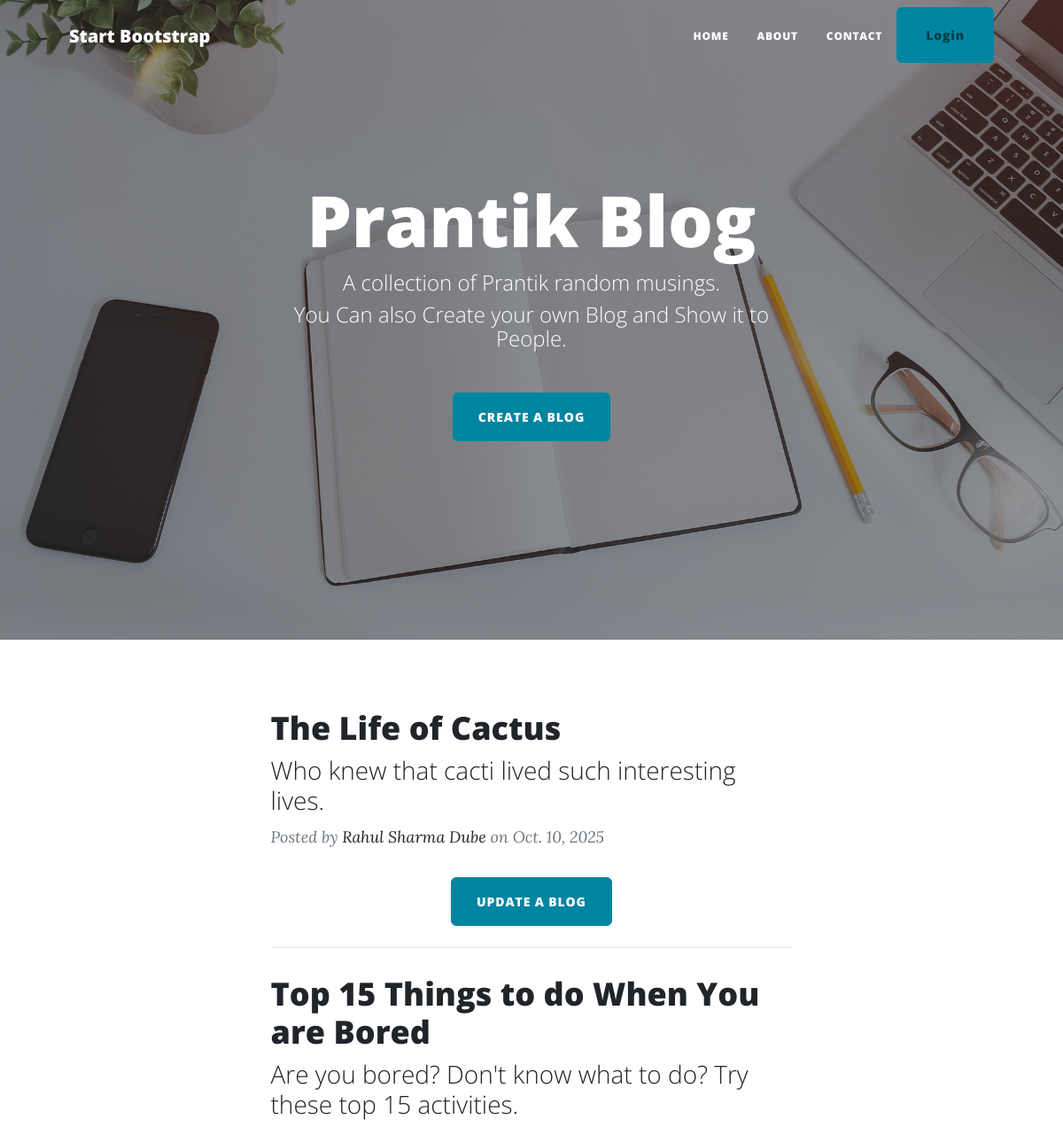
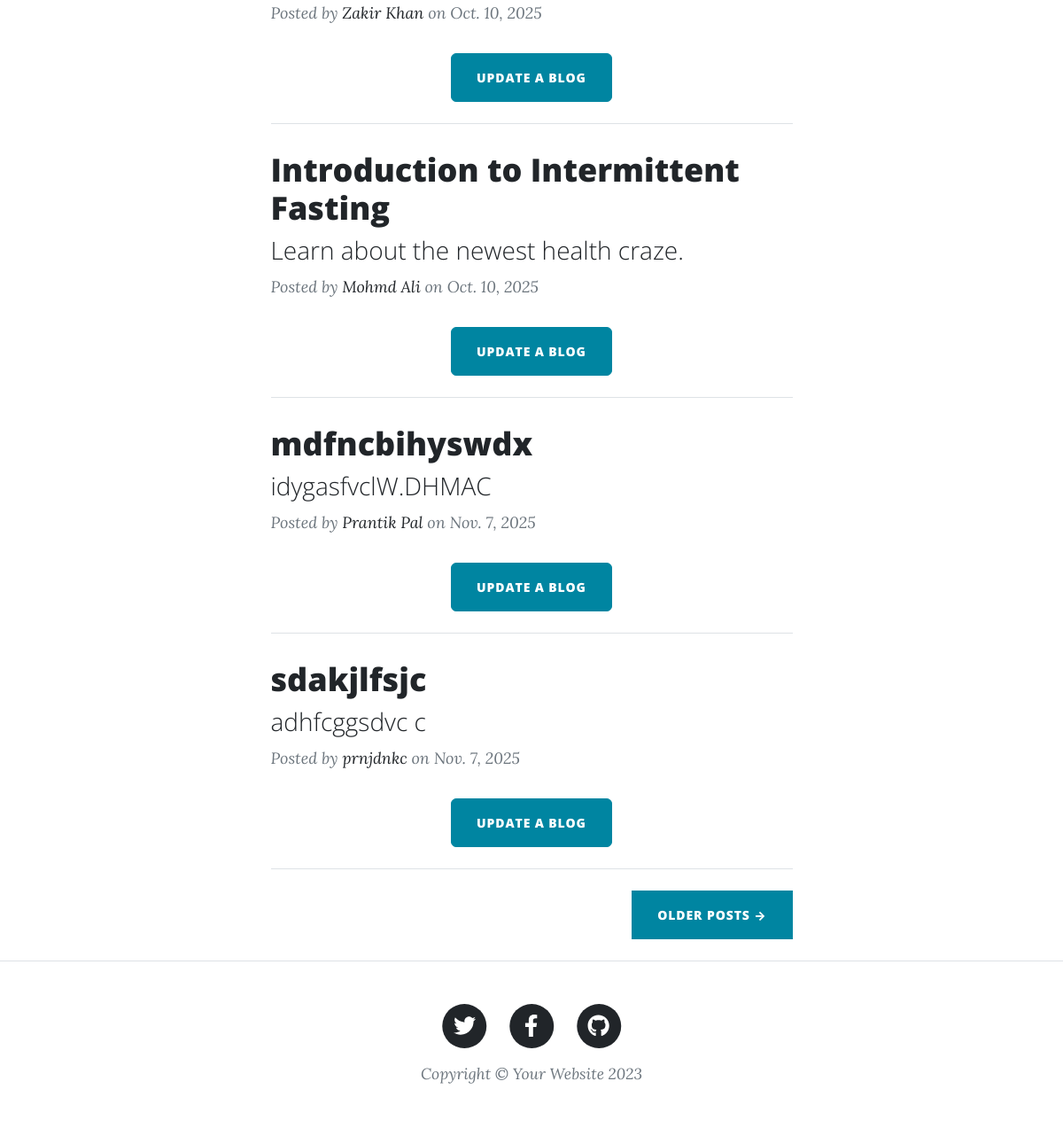
The page / on the database its author committed (2 pictures, top to bottom).
### demo/models.py (models this page shows)
class AddBlogs(models.Model):
    user=models.ForeignKey(User,on_delete=models.SET_NULL,null=True,blank=True,related_name="user_detail")
    AuthorName=models.CharField(max_length=100)
    Title = models.CharField(max_length=250)
    Subtitle= models.TextField()
    Body = models.TextField()
    Date=models.DateField(default=date.today)

### demo/views.py (the view)
# urls.py: 2. Add a URL to urlpatterns:  path('', views.home, name='home')
def home(request):
    post=AddBlogs.objects.all()
    return render(request,"index.html",context={"post_data":post})

### demo/templates/index.html (shortened to what this page needs)
{% extends "header.html" %}
{% block content %}
<header class="masthead" style="background-image: url('../static/assets/img/home-bg.jpg')">
            <div class="container position-relative px-4 px-lg-5">
                <div class="row gx-4 gx-lg-5 justify-content-center" >
                    <div class="col-md-10 col-lg-8 col-xl-7">
                        <div class="site-heading">
                            <h1>Prantik Blog</h1>
                            <span class="subheading">A collection of Prantik random musings.</span>
                            <span class="subheading">You Can also Create your own Blog and Show it to People.</span>
                            </div>
                    </div>
                </div>
                <div class="d-flex justify-content-center mb-4 mt-5" ><a class="btn btn-primary text-uppercase rounded" href="/AddBlog/">Create A Blog</a></div>
            </div>
        </header>
        <div class="container px-4 px-lg-5">
            <div class="row gx-4 gx-lg-5 justify-content-center">
                <div class="col-md-10 col-lg-8 col-xl-7">
                    {% for post in post_data %}
                    <div class="post-preview">
                        <a href="{% url 'post_page' post.id %}">
                            <h2 class="post-title">{{post.Title}}</h2>
                            <h3 class="post-subtitle">{{post.Subtitle}}</h3>
                        </a>
                        <p class="post-meta">
                            Posted by
                            <a href="{% url 'post_page' post.id %}">{{post.AuthorName}}</a>
                            on {{post.Date}}
                        </p>
                    </div>
                    <div class="d-flex justify-content-center mb-4 " ><a class="btn btn-primary text-uppercase rounded" href="{% url 'update_blog' post.id %}">Update a Blog</a></div>
                    <hr class="my-4" />
                    {% endfor %}
                    <div class="d-flex justify-content-end mb-4"><a class="btn btn-primary text-uppercase" href="#!">Older Posts →</a></div>
                </div>
            </div>
        </div>
{% endblock %}

### rows shown on the page
AddBlogs: Title "The Life of Cactus", Subtitle "Who knew that cacti lived such interesting lives.", AuthorName "Rahul Sharma Dube", Date "Oct. 10, 2025"
AddBlogs: Title "Top 15 Things to do When You are Bored", Subtitle "Are you bored? Don't know what to do? Try these top 15 activities.", AuthorName "Zakir Khan", Date "Oct. 10, 2025"
AddBlogs: Title "Introduction to Intermittent Fasting", Subtitle "Learn about the newest health craze.", AuthorName "Mohmd Ali", Date "Oct. 10, 2025"
AddBlogs: Title "mdfncbihyswdx", Subtitle "idygasfvclW.DHMAC", AuthorName "Prantik Pal", Date "Nov. 7, 2025"
AddBlogs: Title "sdakjlfsjc", Subtitle "adhfcggsdvc c", AuthorName "prnjdnkc", Date "Nov. 7, 2025"
